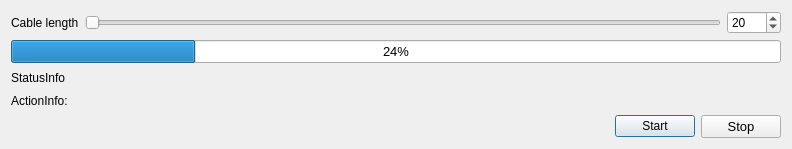
<?xml version="1.0" encoding="UTF-8"?>
<ui version="4.0">
 <class>TDRProgressDialog</class>
 <widget class="QDialog" name="TDRProgressDialog">
  <property name="geometry">
   <rect>
    <x>0</x>
    <y>0</y>
    <width>792</width>
    <height>149</height>
   </rect>
  </property>
  <property name="sizePolicy">
   <sizepolicy hsizetype="Expanding" vsizetype="Preferred">
    <horstretch>0</horstretch>
    <verstretch>0</verstretch>
   </sizepolicy>
  </property>
  <property name="windowTitle">
   <string>Dialog</string>
  </property>
  <layout class="QVBoxLayout" name="verticalLayout_2">
   <item>
    <layout class="QHBoxLayout" name="horizontalLayout_2">
     <item>
      <widget class="QLabel" name="labelCable">
       <property name="text">
        <string>Cable length</string>
       </property>
      </widget>
     </item>
     <item>
      <widget class="QSlider" name="sliderCable">
       <property name="maximum">
        <number>1500</number>
       </property>
       <property name="orientation">
        <enum>Qt::Horizontal</enum>
       </property>
       <property name="tickPosition">
        <enum>QSlider::NoTicks</enum>
       </property>
       <property name="tickInterval">
        <number>10</number>
       </property>
      </widget>
     </item>
     <item>
      <widget class="QSpinBox" name="spinBoxCable">
       <property name="maximum">
        <number>1500</number>
       </property>
       <property name="value">
        <number>20</number>
       </property>
      </widget>
     </item>
    </layout>
   </item>
   <item>
    <layout class="QVBoxLayout" name="verticalLayout">
     <item>
      <widget class="QProgressBar" name="progressBar">
       <property name="font">
        <font>
         <family>MS Shell Dlg 2</family>
         <pointsize>10</pointsize>
         <weight>50</weight>
         <italic>false</italic>
         <bold>false</bold>
        </font>
       </property>
       <property name="styleSheet">
        <string notr="true"/>
       </property>
       <property name="locale">
        <locale language="English" country="UnitedStates"/>
       </property>
       <property name="value">
        <number>24</number>
       </property>
       <property name="textVisible">
        <bool>true</bool>
       </property>
       <property name="orientation">
        <enum>Qt::Horizontal</enum>
       </property>
       <property name="invertedAppearance">
        <bool>false</bool>
       </property>
      </widget>
     </item>
     <item>
      <widget class="QLabel" name="lblStatusInfo">
       <property name="text">
        <string>StatusInfo</string>
       </property>
      </widget>
     </item>
     <item>
      <widget class="QLabel" name="lblActionInfo">
       <property name="text">
        <string>ActionInfo:</string>
       </property>
      </widget>
     </item>
    </layout>
   </item>
   <item>
    <layout class="QHBoxLayout" name="horizontalLayout">
     <item>
      <spacer name="horizontalSpacer">
       <property name="orientation">
        <enum>Qt::Horizontal</enum>
       </property>
       <property name="sizeHint" stdset="0">
        <size>
         <width>40</width>
         <height>20</height>
        </size>
       </property>
      </spacer>
     </item>
     <item>
      <widget class="QPushButton" name="startButton">
       <property name="text">
        <string>Start</string>
       </property>
      </widget>
     </item>
     <item>
      <widget class="QPushButton" name="stopButton">
       <property name="font">
        <font>
         <family>MS Shell Dlg 2</family>
         <pointsize>10</pointsize>
         <weight>50</weight>
         <italic>false</italic>
         <bold>false</bold>
        </font>
       </property>
       <property name="text">
        <string>Stop</string>
       </property>
       <property name="autoDefault">
        <bool>false</bool>
       </property>
      </widget>
     </item>
    </layout>
   </item>
  </layout>
 </widget>
 <resources/>
 <connections/>
</ui>
